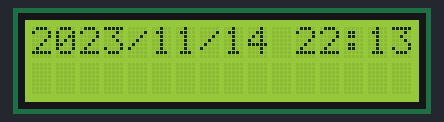
Recording of a sketch running on a simulated Arduino Uno, built with avr-gcc and run on an emulated ATmega328P. On the bench: 16×2 character LCD. The local clock reads 2024-03-15 10:24:30 at power-on unless the sketch sets it.

Above: at 0.2 s.
At 6.2 s:
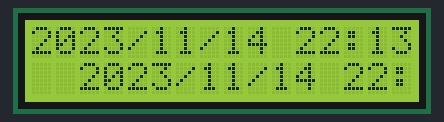
At 9.3 s:
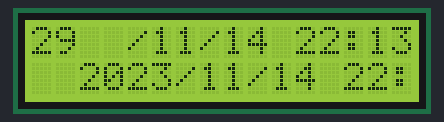
At 12.3 s:
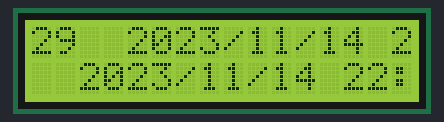
At 21.3 s:
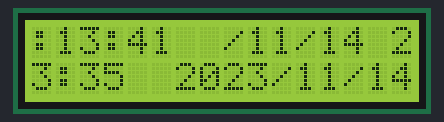
At 36.5 s:
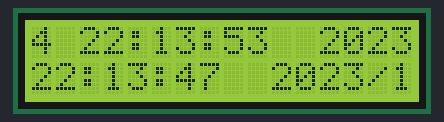

The sketch:

lcduno.ino
```cpp
// Date and time functions using a DS1307 RTC connected via I2C and Wire lib

#include <Wire.h>
#include "RTClib.h"
#include <LiquidCrystal_I2C.h>
DS1307 rtc;
LiquidCrystal_I2C lcd(0x3f,16,2);

void setup() {
  lcd.init();                      // initialize the lcd
  lcd.init();
  // Print a message to the LCD.
  lcd.backlight();
  // put your setup code here, to run once:
rtc.adjust(DateTime(__DATE__, __TIME__));
}

void loop() {
   DateTime now = rtc.now();

    lcd.print(now.year(), DEC);
    lcd.print('/');
    lcd.print(now.month(), DEC);
    lcd.print('/');
    lcd.print(now.day(), DEC);
    lcd.print(' ');
    lcd.print(now.hour(), DEC);
    lcd.print(':');
    lcd.print(now.minute(), DEC);
    lcd.print(':');
    lcd.print(now.second(), DEC);
    lcd.println();

    /*Serial.print(" since midnight 1/1/1970 = ");
    Serial.print(now.unixtime());
    Serial.print("s = ");
    Serial.print(now.unixtime() / 86400L);
    Serial.println("d");

    // calculate a date which is 7 days and 30 seconds into the future
    DateTime future (now.unixtime() + 7 * 86400L + 30);

    Serial.print(" now + 7d + 30s: ");
    Serial.print(future.year(), DEC);
    Serial.print('/');
    Serial.print(future.month(), DEC);
    Serial.print('/');
    Serial.print(future.day(), DEC);
    Serial.print(' ');
    Serial.print(future.hour(), DEC);
    Serial.print(':');
    Serial.print(future.minute(), DEC);
    Serial.print(':');
    Serial.print(future.second(), DEC);
    Serial.println();

    Serial.println();*/
    delay(3000);

}
```

Measured:
- what the display in image 1 shows lasts 3.0 s, from 6.2 s to 9.2 s
